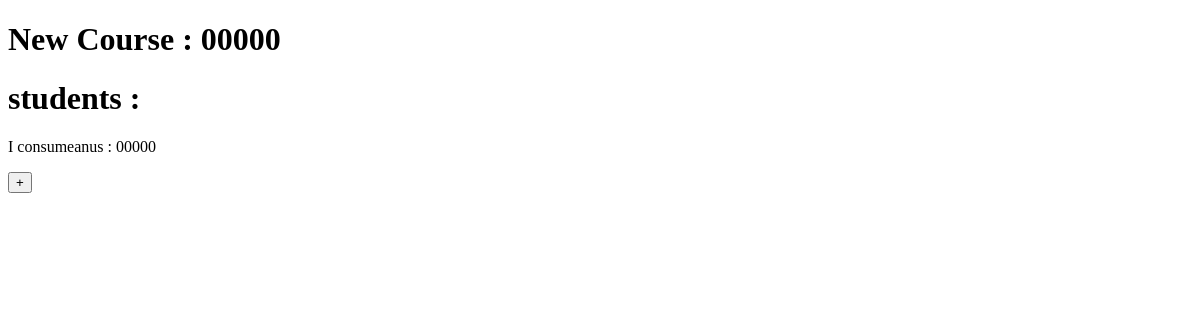
The page /courseList/course/250/ on the database as committed earlier.
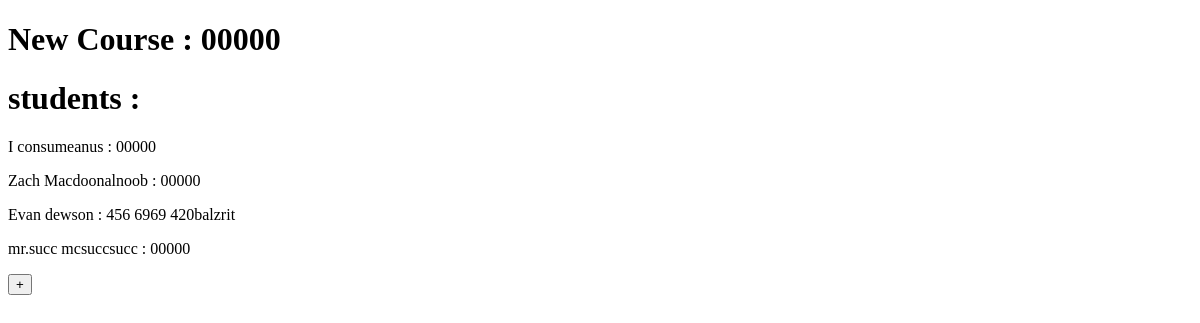
The same page on the database as committed later.
### CourseEditor/models.py (models this page shows)
class Student(models.Model):
    student_name = models.CharField(max_length=20, default='None')
    student_last_name = models.CharField(max_length=20, default='')
    student_code = models.CharField(max_length=20, default='0000000')
    student_age = models.DateField(default=datetime.date.today)
    courses = models.ManyToManyField(Course)
    student_field_names = ['student_name','student_last_name', 'student_code','student_age']

### CourseEditor/views.py (the view)
# urls.py: url(r'^course/(?P<course_id>[\w\-]+)/$', views.view_course, name='view course'),
def view_course(request, course_id):
    try:
        course = Course.objects.get(id=course_id)
    except ObjectDoesNotExist:
        return HttpResponseRedirect('/')
    if request.method == 'POST':
        if request.POST.get('add_student'):
            return HttpResponseRedirect('/courseList/course/' + course_id + '/addStudent')
    return render(request, "CourseEditor/viewCourse.html", {'course': course, 'add_student' : 'False',
                                                            'all_students': Student.objects.filter(courses__id=course_id)})

### CourseEditor/templates/CourseEditor/viewCourse.html (shortened to what this page needs)
<!DOCTYPE html>
<html lang="en">
    <head>
  <link rel="stylesheet" href="//code.jquery.com/ui/1.12.1/themes/base/jquery-ui.css">
    </head>
<body>
<h1>{{course.course_name}} : {{course.course_code}}</h1>
<h1>students : </h1>
    <form method="POST" name={{course.course_name}}>
        {% for student in all_students %}
        <p> {{student.student_name}} {{student.student_last_name}}  :  {{student.student_code}}</p>
        {% endfor %}
        {% if add_student %}
        <button type = 'submit' name = 'add_student' value = '1'>+</button>
        {% endif %}
    </form>
</body>

Rows that differ between the two databases and show on the page:
added Student: student_name "Zach", student_last_name "Macdoonalnoob", student_code "00000"
now on this page (row edited): Student: student_name "Evan", student_last_name "dewson", student_code "456 6969 420balzrit"
added Student: student_name "mr.succ", student_last_name "mcsuccsucc", student_code "00000"
